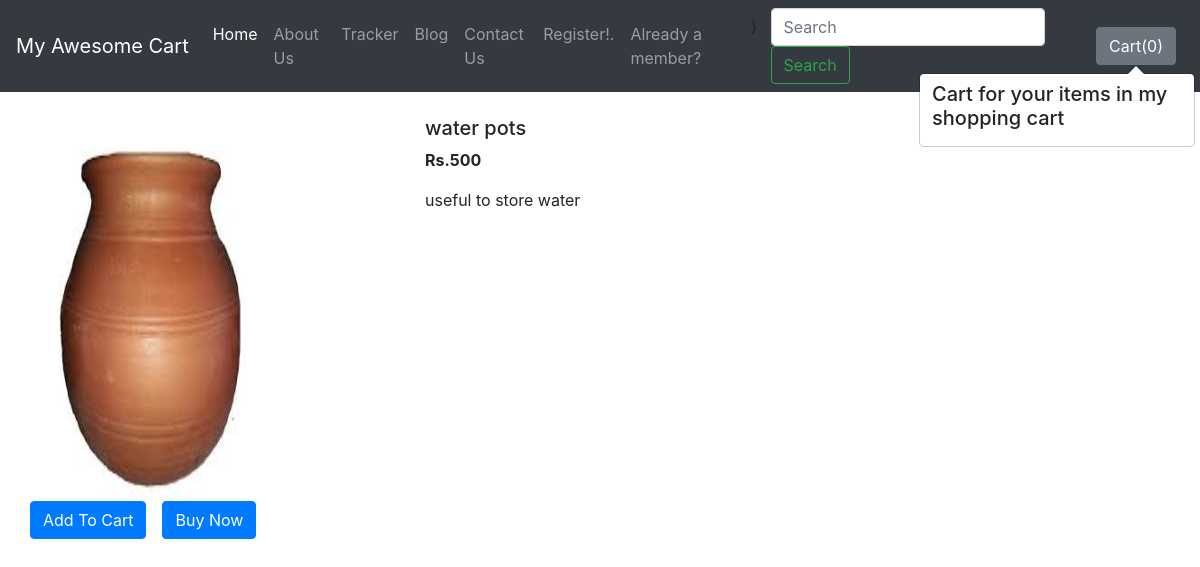
/shop/product/8, run on the app's committed database.
### shop/models.py (models this page shows)
class Productnew(models.Model):
	product_id = models.AutoField
	product_name = models.CharField(max_length=50)
	category=models.CharField(max_length=50,default="")
	sub_category=models.CharField(max_length=50,default="")
	price=models.IntegerField(default=0)
	desc = models.CharField(max_length=300)
	product_date = models.DateField()
	image=models.ImageField(upload_to="shop/images",default="")
	seller=models.ForeignKey(uu,default=None,on_delete=models.CASCADE)
	def __str__(self):
		return self.product_name

### shop/views.py (the view)
# urls.py: path('product/<int:myid>',views.productView,name="productView"),
def productView(request,myid):
	product=Productnew.objects.filter(id=myid)
	print(product)
	return render(request,'shop/productView.html',{'product':product[0]})

### shop/templates/shop/productView.html (shortened to what this page needs)
{% extends 'shop/basic.html' %}
{% block body %}
<div class="container my-4">
    <div class="row">
    <div class="col-md-4">
    <div class="row">
        <img src="/media/{{product.image}}" width="233px" height="385px">
    </div>
        <div class="row">
          <button class="btn btn-primary">Add To Cart</button>
            <button class="btn btn-primary mx-3">Buy Now</button>
        </div>
    </div>
    <div class="col-md-8">
        <h5>{{product.product_name}}</h5>
        <p><b>Rs.{{product.price}} </b></p>
        <p>{{product.desc}}</p>
    </div>
    </div>
</div>
{% endblock %}

### data on the page
Productnew: image (picture), product_name "water pots", price "500", desc "useful to store water"
